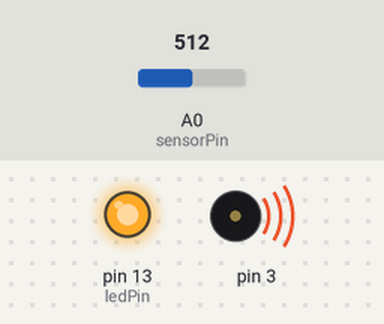
This sketch was run on a simulated Arduino Uno, built with avr-gcc and run on an emulated ATmega328P. Parts: output pins drawn as LEDs (lit = HIGH), buzzer (waves = sounding). The inputs (shaded band) are chosen by the test bench; at power-on: A0 (sensorPin) = 512. What the sketch prints to the serial monitor is not drawn.

Above: at 0.71 s.
At 1.2 s:
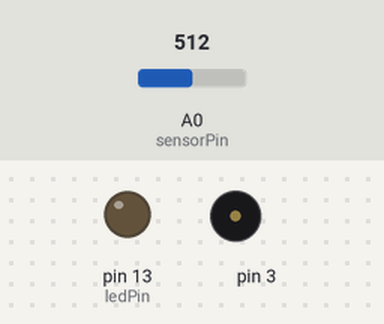
1.3 s: A0 (sensorPin) set to 710
At 1.7 s:
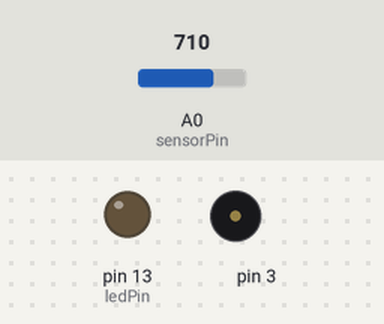
Timing chart, 0 to 4.3 s (numbered marks = the images above; inputs shaded):
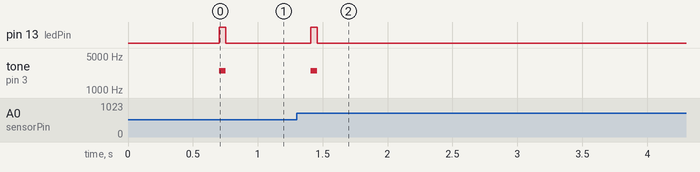

The sketch:

heartbeat.ino
```cpp
#include "Arduino.h"
#include "stdlib.h"
#include "stdio.h"

//Using built in LED pin for demo
#define ledPin 13

// Pulse meter connected to any Analog pin
#define sensorPin A0

int arr_bpm[10];

float alpha = 0.75;
int period = 50;
float max = 0.0;

void setup() {

  // Inbuilt LED
  pinMode(ledPin, OUTPUT);

  for (int j = 0; j < 10; j++)
  {
    arr_bpm[j] = 0;
  }

  Serial.begin(9600);
}

void loop() {

  // to find value between current and old
  static float oldValue = 400;

  //trying to average the bpm each iteration
  float averager = 1;
  int index;

  // Time recording for BPM (beats per minute)
  static unsigned long bpmMills = millis();
  static int bpm = 0;
  static float avg_bpm = 0;

  // to minimize bad input
  static unsigned long timeBetweenBeats = millis();
  int minDelayBetweenBeats = 700;

  // Read the sensor value (0 - 1023)
  int rawValue = analogRead((unsigned char)sensorPin);

  // Some maths (USA: math) to determine whether we are detected a peak (pulse)
  float value = alpha * oldValue + (1 - alpha) * rawValue;
  float change = value - oldValue;
  oldValue = value;

  // if we find a new maximum value AND we haven't had a pulse lately
  if ((change >= max) && (millis() > timeBetweenBeats + minDelayBetweenBeats)) {

  // Flash LED
    digitalWrite(ledPin, 1);
    tone(3, 2500, 50);

    // Reset max every time we find a new peak
    max = change;

    // Reset the heart beat time values
    timeBetweenBeats = millis();
    bpm++;
  } else {
    // No pulse detected, ensure LED is off (may be off already)
    digitalWrite(ledPin, 0);
  }
  // Slowly decay max for when sensor is moved around
  // but decay must be slower than time needed to hit
  // next pulse peak. Originally: 0.98
  max = max * 0.97;

  if(bpm != 0)
  {
    if (index == 10)
      index = 0;
    if (averager >= 10)
      averager = 10;
    arr_bpm[index] = bpm;
    for (int i = 0; i < 10; i++)
    {
      avg_bpm += arr_bpm[i];
    }
    avg_bpm = avg_bpm / averager;
    averager++;
    index++;
  }
  // Every 4 seconds extrapolate the pulse rate.
  if (millis() >= bpmMills + 4000) {
    Serial.println(avg_bpm * 15);
    bpm = 0;
    bpmMills = millis();
  }
  avg_bpm = 0;
  // Must delay here to give the value a chance to decay
  delay(period);
}
```

Measured:
- after the input at 1.3 s, pin 13 (ledPin): LOW → HIGH after 0.11 s, → LOW 0.05 s later; tone on pin 3: silent → 2500 Hz after 0.11 s, → silent 0.05 s later
